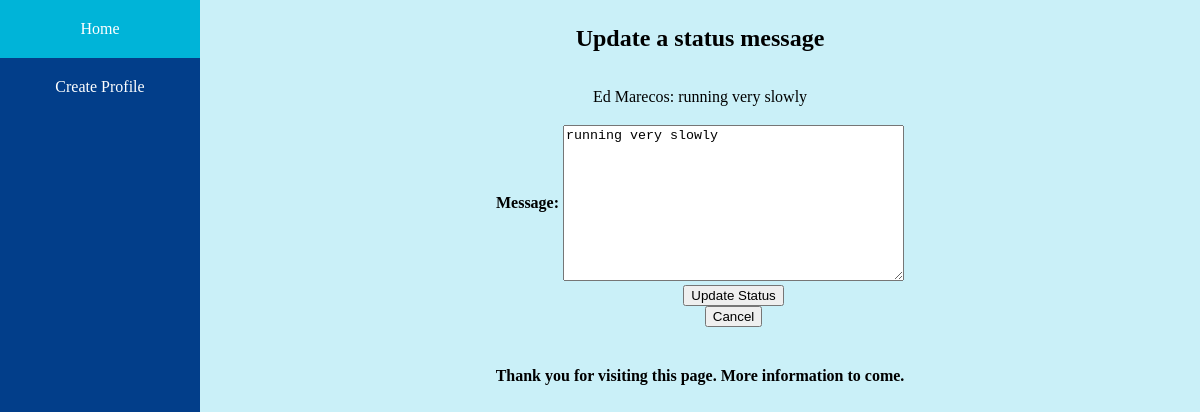
Screenshot of /mini_fb/status/12/update with the database file from the repository.
### mini_fb/models.py (models this page shows, shortened)
class StatusMessage(models.Model):
    timestamp = models.DateTimeField(auto_now=True)
    message = models.TextField()
    profile = models.ForeignKey("Profile", on_delete=models.CASCADE)
    def __str__(self):
        return f'{self.profile}: {self.message}'

class Profile(models.Model):
    first_name = models.TextField(blank=False)
    last_name = models.TextField(blank=False)
    city = models.TextField(blank=False)
    email = models.TextField(blank=False)
    profile_image_url = models.TextField(blank=True)
    def __str__(self):
        return self.first_name + " " + self.last_name

### mini_fb/views.py (the view, shortened to what this page needs)
# urls.py: path(r'status/<int:pk>/update', views.UpdateStatusMessageView.as_view(), name="update_status"),
class UpdateStatusMessageView(UpdateView):
    model = StatusMessage
    form_class = UpdateStatusMessageForm
    template_name = "mini_fb/update_status_form.html"
    context_object_name = "status"

### mini_fb/forms.py
class UpdateStatusMessageForm(forms.ModelForm):
    class Meta:
        model = StatusMessage
        fields = ['message']

### mini_fb/templates/mini_fb/update_status_form.html (shortened to what this page needs)
{% extends 'mini_fb/base.html' %}
{% block content %}
<h2>Update a status message</h2>
<p>{{status}}</p>
<table>
    <form method="POST"> {% csrf_token %}
    {{form.as_table}}
    <tr>
        <td></td>
        <td>
            <input type="submit" name="update_status" value="Update Status">
    </form>
            <form action="{% url 'show_profile' status.profile.pk %}">
                <input type="submit" name="cancel" value="Cancel">
            </form>
</table>
{% endblock %}

### static/mini_fb.css (style rules this page uses)
body { display: flex; padding: 0px; margin: 0px; }
.content p { margin-left: 20px; margin-right: 20px; }
.content td { text-align: center; }

### rows the page displays
StatusMessage: profile+message "Ed Marecos: running very slowly", message "running very slowly"
